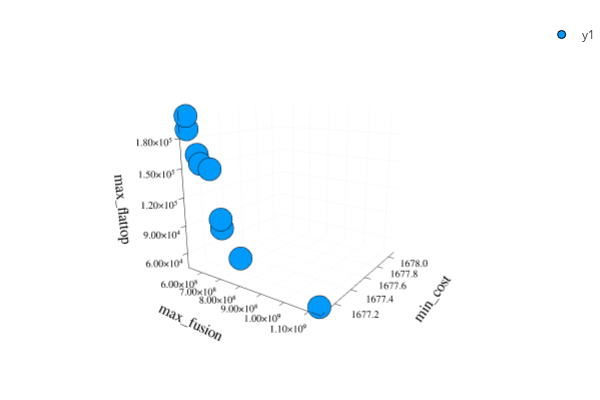

The code cell stored with this chart in its notebook:
### Code cell
A = FUSE.Metaheuristics.pareto_front(results)
A=[objective_functions[k].(A[:,k]) for k in 1:size(A)[2]]
#x=[results.population[k].x[2] for k in 1:length(results.population)]
#scatter(x,A[:,1]./abs(A[1,1]))
#display(scatter!(x,A[:,2]./abs(A[1,2])))
#display(scatter(A[:, 1], -A[:,2], marker_z=x,label=""))
display(scatter(A[1],A[2],A[3],xlabel=objective_functions[1].name,ylabel=objective_functions[2].name,zlabel=objective_functions[3].name))

### Figure 1 — Plotly figure (JSON) as saved in the notebook; plotly's stock layout.template omitted (floating-point values rounded to 4 significant figures)
{"data": [{"colorbar": {"title": {"text": ""}}, "legendgroup": "y1", "marker": {"color": "rgba(0, 154, 250, 1.000)", "line": {"color": "rgba(0, 0, 0, 1)", "width": 1}, "size": 8, "symbol": "circle"}, "mode": "markers", "name": "y1", "scene": "scene", "showlegend": true, "type": "scatter3d", "x": [538900000.0, 1128000000.0, 540400000.0, 697000000.0, 652600000.0, 789800000.0, 588000000.0, 701800000.0, 602600000.0, 540400000.0], "xaxis": "x", "y": [1677.0, 1677.0, 1677.0, 1677.0, 1677.0, 1677.0, 1677.0, 1677.0, 1677.0, 1677.0], "yaxis": "y", "z": [202100.0, 48110.0, 189300.0, 104600.0, 152900.0, 70170.0, 165400.0, 95900.0, 156800.0, 189300.0], "zaxis": "z", "zmax": null, "zmin": null}], "layout": {"annotations": [], "height": 400, "legend_position": {"bgcolor": "rgba(255, 255, 255, 1.000)", "bordercolor": "rgba(0, 0, 0, 1)", "borderwidth": 1, "font": {"color": "rgba(0, 0, 0, 1)", "family": "sans-serif", "size": 11}, "title": {"font": {"color": "rgba(0, 0, 0, 1)", "family": "sans-serif", "size": 15}, "text": ""}, "tracegroupgap": 0, "traceorder": "normal", "x": 1, "xanchor": "auto", "y": 1, "yanchor": "auto"}, "margin": {"b": 20, "l": 0, "r": 0, "t": 20}, "paper_bgcolor": "rgba(255, 255, 255, 1.000)", "plot_bgcolor": "rgba(255, 255, 255, 1.000)", "scene": {"aspectmode": "auto", "aspectratio": {"x": 1, "y": 1, "z": 1}, "camera": {"center": {"x": 0, "y": 0, "z": 0}, "eye": {"x": 1.427, "y": -2.062, "z": 0.6177}, "projection": {"type": "perspective"}, "up": {"x": 0, "y": 0, "z": 1}}, "domain": {"x": [0.1209, 0.9934], "y": [0.07581, 0.9902]}, "xaxis": {"gridcolor": "rgba(0, 0, 0, 0.1)", "gridwidth": 0.5, "linecolor": "rgba(0, 0, 0, 1)", "mirror": false, "range": [521300000.0, 1146000000.0], "showgrid": true, "showline": true, "showticklabels": true, "tickangle": 0, "tickcolor": "rgb(0, 0, 0)", "tickfont": {"color": "rgba(0, 0, 0, 1)", "family": "sans-serif", "size": 11}, "tickmode": "array", "ticks": "inside", "ticktext": ["6.00×10⁸", "7.00×10⁸", "8.00×10⁸", "9.00×10⁸", "1.00×10⁹", "1.10×10⁹"], "tickvals": [600000000, 700000000, 800000000, 900000000, 1000000000, 1100000000], "title": {"font": {"color": "rgba(0, 0, 0, 1)", "family": "sans-serif", "size": 15}, "text": "max_fusion"}, "type": "linear", "visible": true, "zeroline": false, "zerolinecolor": "rgba(0, 0, 0, 1)"}, "yaxis": {"gridcolor": "rgba(0, 0, 0, 0.1)", "gridwidth": 0.5, "linecolor": "rgba(0, 0, 0, 1)", "mirror": false, "range": [1677.0, 1678.0], "showgrid": true, "showline": true, "showticklabels": true, "tickangle": 0, "tickcolor": "rgb(0, 0, 0)", "tickfont": {"color": "rgba(0, 0, 0, 1)", "family": "sans-serif", "size": 11}, "tickmode": "array", "ticks": "inside", "ticktext": ["1677.2", "1677.4", "1677.6", "1677.8", "1678.0"], "tickvals": [1677.0, 1677.0, 1678.0, 1678.0, 1678], "title": {"font": {"color": "rgba(0, 0, 0, 1)", "family": "sans-serif", "size": 15}, "text": "min_cost"}, "type": "linear", "visible": true, "zeroline": false, "zerolinecolor": "rgba(0, 0, 0, 1)"}, "zaxis": {"gridcolor": "rgba(0, 0, 0, 0.1)", "gridwidth": 0.5, "linecolor": "rgba(0, 0, 0, 1)", "mirror": false, "range": [43490.0, 206700.0], "showgrid": true, "showline": true, "showticklabels": true, "tickangle": 0, "tickcolor": "rgb(0, 0, 0)", "tickfont": {"color": "rgba(0, 0, 0, 1)", "family": "sans-serif", "size": 11}, "tickmode": "array", "ticks": "inside", "ticktext": ["6.00×10⁴", "9.00×10⁴", "1.20×10⁵", "1.50×10⁵", "1.80×10⁵"], "tickvals": [60000, 90000, 120000, 150000, 180000], "title": {"font": {"color": "rgba(0, 0, 0, 1)", "family": "sans-serif", "size": 15}, "text": "max_flattop"}, "type": "linear", "visible": true, "zeroline": false, "zerolinecolor": "rgba(0, 0, 0, 1)"}}, "showlegend": true, "width": 600}}
